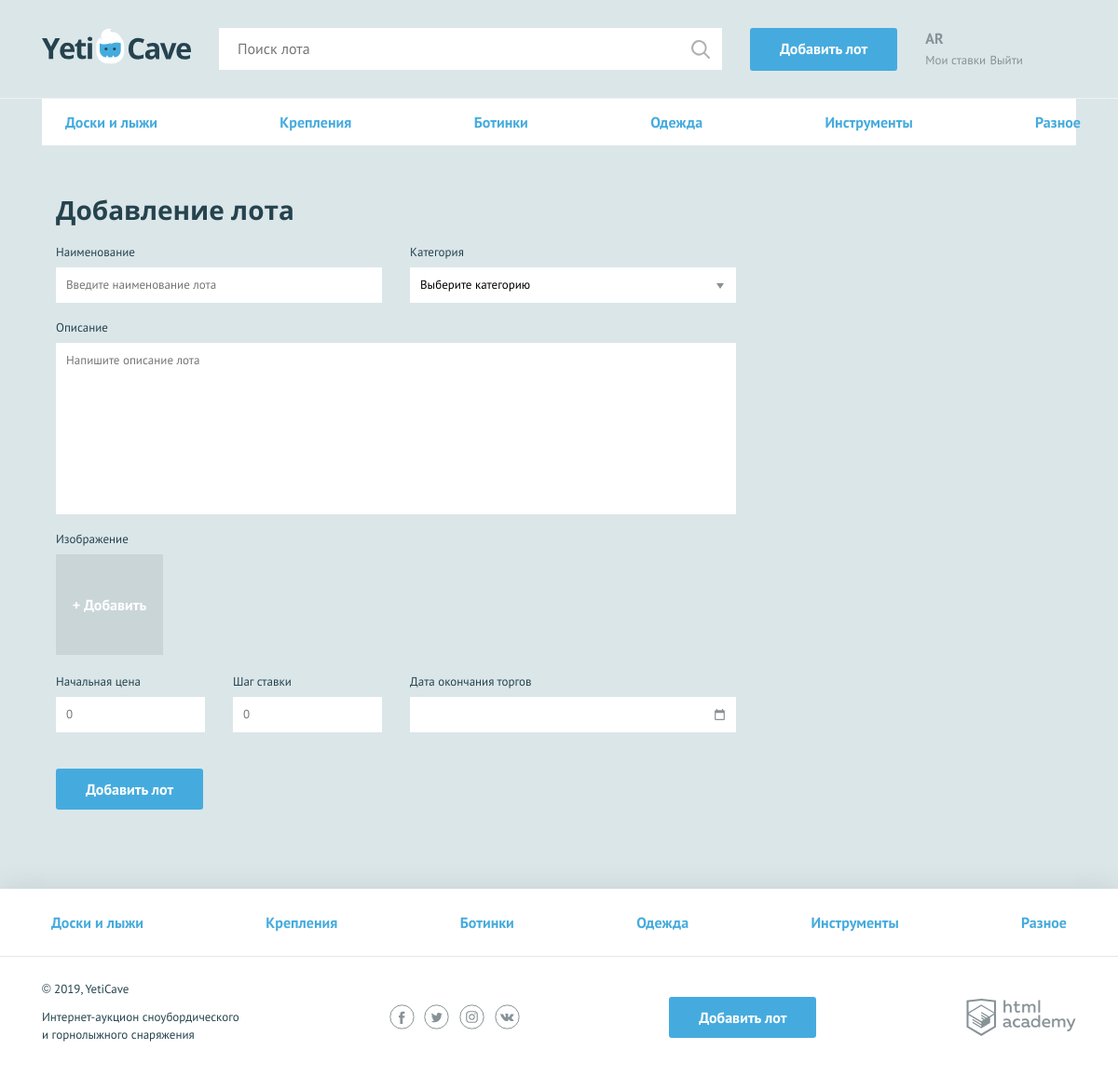
The page /add.php (signed in) on the database its author committed.
### tables this page shows
create table categories (
                          id int auto_increment primary key,  
                          name char(255) not null  
);

### functions.php (called while the page is built, shortened)
<?php
function db_get_prepare_stmt($link, $sql, $data = []) {
    $stmt = mysqli_prepare($link, $sql);
    return $stmt;
}
function db_fetch_data($link, $sql, $data = []) {
    $result = [];
    $stmt = db_get_prepare_stmt($link, $sql, $data);
    mysqli_stmt_execute($stmt);
    $res = mysqli_stmt_get_result($stmt);
    if ($res) {
        $result = mysqli_fetch_all($res, MYSQLI_ASSOC);
    }
    return $result;
}
function include_template($name, $data) {
    $name = 'templates/' . $name;
    extract($data);
    require $name;
    $result = ob_get_clean();
    return $result;
}
function get_categories($link){
    $sql = "select * from categories;";
    $categories = db_fetch_data($link, $sql);
    return $categories;
}

### templates/add.php (the view, shortened to what this page needs)
<nav class="nav">
  <ul class="nav__list container">
    <?php foreach($categories as $category): ?>
    <li class="nav__item">
      <a href="/all-lots.php?id=<?= $category['id'];?>"><?= $category['name']; ?></a>
    </li>
    <?php endforeach; ?>
  </ul>
</nav>
<?php $classname_form = isset($errors) ? "form--invalid" : ""; ?>
<form class="form form--add-lot container <?= $classname_form; ?>" action="add.php" method="post"
      enctype="multipart/form-data">
  <h2>Добавление лота</h2>
  <div class="form__container-two">
    <?php $classname = isset($errors['name']) ? "form__item--invalid" : "";
    $value = isset($lot['name']) ? $lot['name'] : ""; ?>
    <div class="form__item <?= $classname; ?>">
      <label for="lot-name">Наименование</label>
      <input id="lot-name" type="text" name="lot[name]" placeholder="Введите наименование лота"
             value="<?= $value; ?>" required>
    </div>
    <?php $classname = isset($errors['category']) ? "form__item--invalid" : ""; ?>
    <div class="form__item <?= $classname; ?>">
      <label for="category">Категория</label>
      <select id="category" name="lot[category]" required>
        <option value = "select">Выберите категорию</option>
      </select>
    </div>
    </div>
    <?php $classname = isset($errors['description']) ? "form__item--invalid" : "";
    $value = isset($lot['description']) ? $lot['description'] : ""; ?>
      <div class="form__item form__item--wide <?= $classname; ?>">
          <label for="message">Описание</label>
          <textarea id="message" name="lot[description]" placeholder="Напишите описание лота" required><?= $value; ?></textarea>
      </div>
      <?php $classname = isset($errors['image']) ? "form__item--invalid" : "";
      $value = isset($lot['image']) ? $lot['image'] : ""; ?>
      <div class="form__item form__item--file <?= $classname; ?>">
          <label>Изображение</label>
          <div class="form__input-file">
              <label for="photo2">
                  <span>+ Добавить</span>
              </label>
          </div>
      </div>
      <div class="form__container-three">
      <?php $classname = isset($errors['start_price']) ? "form__item--invalid" : "";
      $value = isset($lot['start_price']) ? $lot['start_price'] : ""; ?>
      <div class="form__item form__item--small <?= $classname; ?>">
          <label for="lot-rate">Начальная цена</label>
          <input id="lot-rate" type="text" name="lot[start_price]" placeholder="0" value="<?= $value; ?>" required>
      </div>
    <?php $classname = isset($errors['bet_step']) ? "form__item--invalid" : "";
    $value = isset($lot['bet_step']) ? $lot['bet_step'] : ""; ?>
    <div class="form__item form__item--small <?= $classname; ?>">
      <label for="lot-step">Шаг ставки</label>
      <input id="lot-step" type="text" name="lot[bet_step]" placeholder="0" value="<?= $value; ?>" required>
    </div>
    <?php $classname = isset($errors['dt_end']) ? "form__item--invalid" : "";
    $value = isset($lot['dt_end']) ? $lot['dt_end'] : ""; ?>
    <div class="form__item <?= $classname; ?>">
      <label for="lot-date">Дата окончания торгов</label>
      <input class="form__input-date" id="lot-date" type="text" name="lot[dt_end]" value="<?= $value; ?>" required>
    </div>
  </div>
    <button type="submit" class="button">Добавить лот</button>
</form>

### templates/layout.php (shortened to what this page needs)
<!DOCTYPE html>
<html lang="ru">
<head>
    <link href="css/normalize.min.css" rel="stylesheet">
    <link href="css/style.css" rel="stylesheet">
</head>
<body>
<div class="page-wrapper">
    <header class="main-header">
        <div class="main-header__container container">
            <a class="main-header__logo" href = "/index.php">
                <img src="img/logo.svg" width="160" height="39" alt="Логотип компании YetiCave">
            </a>
            <form class="main-header__search" method="get" action="/search.php">
                <input type="search" name="search" placeholder="Поиск лота">
                <input class="main-header__search-btn" type="submit" name="find" value="Найти">
            </form>
                <a class="main-header__add-lot button" href="/add.php">Добавить лот</a>
            <nav class="user-menu">
                <?php if ($username): ?>
                    <div class="user-menu__logged">
                        <p><?= $username; ?></p>
                        <a href="/my-lots.php">Мои ставки</a>
                        <a href="/logout.php">Выйти</a>
                    </div>
                <?php endif; ?>
            </nav>
        </div>
    </header>
    <main class="container"><?= $content; ?></main>
</div>
<footer class="main-footer">
    <nav class="nav">
        <ul class="nav__list container">
            <?php foreach ($categories as $category) : ?>
                <li class="nav__item">
                    <a href="/all-lots.php?id=<?= $category['id'];?>"><?= $category['name']; ?></a>
                </li>
            <?php endforeach; ?>
        </ul>
    </nav>
    <div class="main-footer__bottom container">
        <div class="main-footer__copyright">
            <p>© 2019, YetiCave</p>
            <p>Интернет-аукцион сноубордического и горнолыжного снаряжения</p>
        </div>
        <div class="main-footer__social social">
            <a class="social__link social__link--facebook" href="#">
            </a>
            <a class="social__link social__link--twitter" href="#">
            </a>
            <a class="social__link social__link--instagram" href="#">
            </a>
            <a class="social__link social__link--vkontakte" href="#">
            </a>
        </div>
        <a class="main-footer__add-lot button" href="/add.php">Добавить лот</a>
        <div class="main-footer__developed-by">
            <a class="logo-academy" href="https://htmlacademy.ru/intensive/php">
            </a>
        </div>
    </div>
</footer>
</body>
</html>

### rows shown on the page
categories: name "Доски и лыжи"
categories: name "Крепления"
categories: name "Ботинки"
categories: name "Одежда"
categories: name "Инструменты"
categories: name "Разное"

### other values the page prints
$username "AR"
